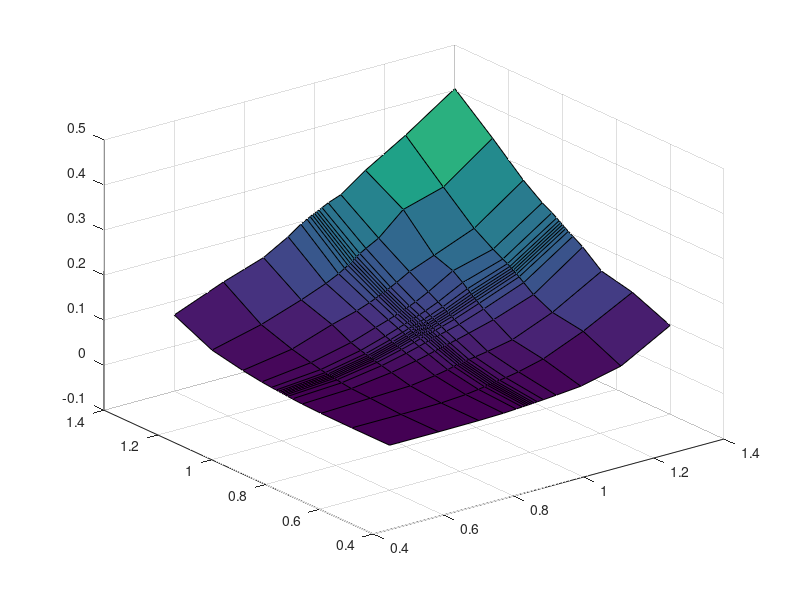

Here is the MATLAB script that generated this plot:
X = [ 0.6 , 0.740345 , 0.854639 , 0.924812 , 0.961069 , 0.978446 , 0.987529 , 0.993983 , 1 , 1.00602 , 1.01247 , 1.02155 , 1.03893 , 1.07519 , 1.14536 , 1.25966 , 1.4]; 
 Y = [ 0.6 , 0.740345 , 0.854639 , 0.924812 , 0.961069 , 0.978446 , 0.987529 , 0.993983 , 1 , 1.00602 , 1.01247 , 1.02155 , 1.03893 , 1.07519 , 1.14536 , 1.25966 , 1.4]; 
 res = [ -4.72299e-05 , 0.000153238 , 0.00102459 , 0.00247238 , 0.00422639 , 0.00508491 , 0.00555652 , 0.00590602 , 0.00622893 , 0.00655606 , 0.00691385 , 0.00743407 , 0.00844619 , 0.0108306 , 0.0159763 , 0.03651 , 0.0971387 ; -7.55138e-05 , 0.000176268 , 0.00152254 , 0.00536151 , 0.00924054 , 0.0114152 , 0.0126509 , 0.0135288 , 0.0143193 , 0.0150761 , 0.015874 , 0.0169343 , 0.018872 , 0.0241818 , 0.0378154 , 0.0753239 , 0.132263 ; 0.000737116 , 0.00482769 , 0.00812835 , 0.015989 , 0.021516 , 0.0251429 , 0.0267614 , 0.0278236 , 0.0287717 , 0.029646 , 0.0305132 , 0.031542 , 0.0334737 , 0.0381859 , 0.049265 , 0.0858564 , 0.147838 ; 0.00219074 , 0.00687757 , 0.018488 , 0.029658 , 0.0363214 , 0.0401151 , 0.0420135 , 0.0433061 , 0.0444961 , 0.0456872 , 0.0469225 , 0.0486199 , 0.0517858 , 0.0592105 , 0.0742823 , 0.106046 , 0.182224 ; 0.00359093 , 0.0096881 , 0.0236564 , 0.0364797 , 0.0439238 , 0.048289 , 0.0505028 , 0.0520148 , 0.053399 , 0.0546968 , 0.0560345 , 0.0578948 , 0.061225 , 0.0687573 , 0.0881521 , 0.12278 , 0.196041 ; 0.00440499 , 0.0115105 , 0.0262483 , 0.040158 , 0.0483767 , 0.0526492 , 0.0548436 , 0.0563708 , 0.0577803 , 0.0591773 , 0.0606665 , 0.0627134 , 0.0665008 , 0.0753254 , 0.0958072 , 0.130611 , 0.202072 ; 0.00486285 , 0.01247 , 0.0277911 , 0.042144 , 0.0506738 , 0.054922 , 0.0571448 , 0.0587227 , 0.060154 , 0.0615898 , 0.0631191 , 0.0652708 , 0.0693805 , 0.078749 , 0.0999237 , 0.134387 , 0.205878 ; 0.00519824 , 0.013145 , 0.028887 , 0.0435635 , 0.0522505 , 0.0565329 , 0.0587849 , 0.0603801 , 0.0618577 , 0.0633231 , 0.0648883 , 0.0671111 , 0.0713996 , 0.081133 , 0.10291 , 0.137094 , 0.208682 ; 0.00551717 , 0.0137412 , 0.0298702 , 0.0448574 , 0.0536839 , 0.058028 , 0.0603065 , 0.0619335 , 0.0634431 , 0.0649471 , 0.0665542 , 0.0688395 , 0.0732907 , 0.0833114 , 0.105697 , 0.13953 , 0.211263 ; 0.00583893 , 0.0143442 , 0.0308717 , 0.046153 , 0.0551439 , 0.0595271 , 0.0618526 , 0.0635089 , 0.0650434 , 0.0665763 , 0.0682252 , 0.0705722 , 0.0751882 , 0.0854825 , 0.108536 , 0.141925 , 0.213782 ; 0.00618967 , 0.0149835 , 0.0319501 , 0.0475338 , 0.0566968 , 0.0611309 , 0.0635109 , 0.0651832 , 0.0667473 , 0.0683161 , 0.0700116 , 0.0724222 , 0.0772087 , 0.0878227 , 0.111689 , 0.144538 , 0.216423 ; 0.00667994 , 0.0158011 , 0.0333847 , 0.0494203 , 0.0588519 , 0.0634079 , 0.0658295 , 0.0675404 , 0.0691585 , 0.0707711 , 0.0725161 , 0.0750002 , 0.0800156 , 0.0910793 , 0.116399 , 0.148112 , 0.2201 ; 0.00767302 , 0.0176175 , 0.0360927 , 0.0530534 , 0.0629789 , 0.0675887 , 0.0701702 , 0.0720032 , 0.0737597 , 0.0754733 , 0.0772917 , 0.0799001 , 0.0850716 , 0.0972977 , 0.125565 , 0.153546 , 0.227006 ; 0.00991408 , 0.0230165 , 0.0436575 , 0.0622293 , 0.071578 , 0.0764101 , 0.0791168 , 0.0810441 , 0.0828895 , 0.084738 , 0.0867241 , 0.0895515 , 0.0951257 , 0.109859 , 0.141763 , 0.165532 , 0.239036 ; 0.01614 , 0.0338663 , 0.0643171 , 0.0798753 , 0.0902519 , 0.0962099 , 0.0994008 , 0.101721 , 0.103942 , 0.106215 , 0.10867 , 0.112197 , 0.119138 , 0.135309 , 0.156721 , 0.192449 , 0.269848 ; 0.0299005 , 0.0569428 , 0.0877001 , 0.109431 , 0.123219 , 0.131822 , 0.136581 , 0.14007 , 0.143391 , 0.146814 , 0.150464 , 0.155241 , 0.163164 , 0.178322 , 0.227114 , 0.252871 , 0.331772 ; 0.0692069 , 0.112933 , 0.143058 , 0.174502 , 0.194781 , 0.202273 , 0.20598 , 0.208531 , 0.210714 , 0.21288 , 0.215216 , 0.218759 , 0.225737 , 0.236258 , 0.275626 , 0.329406 , 0.40325]; 
 [x,y]=meshgrid(Y,X);
 surf(x,y,res); 
 